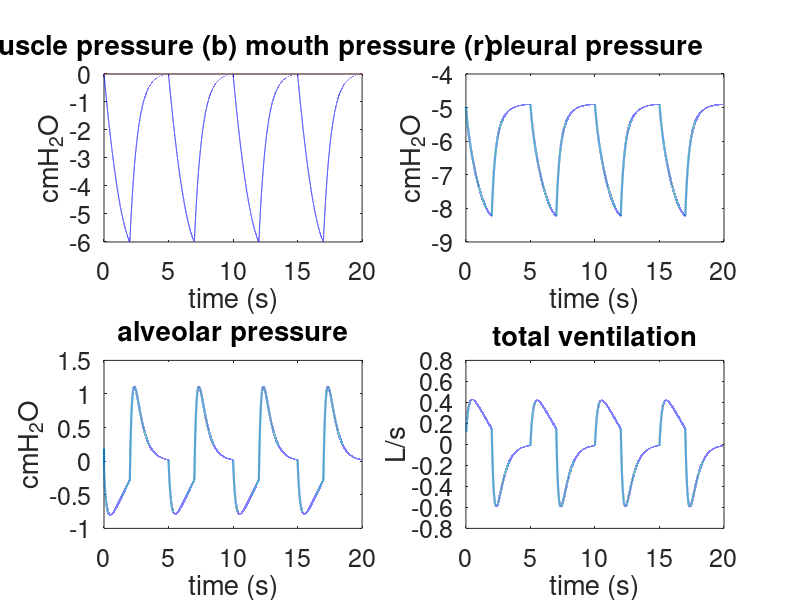
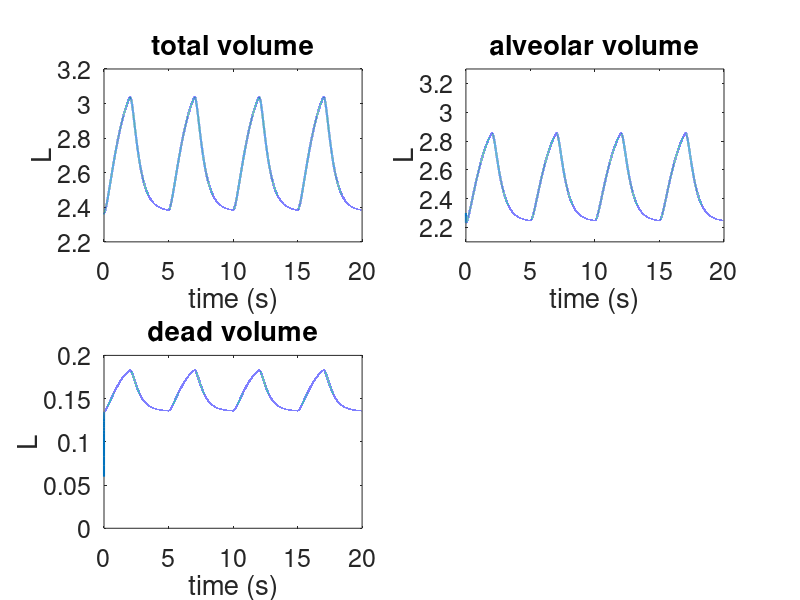

Recreate these plots in MATLAB, in order.
clear all
close all
clc

Cl = 0.00127;
Ct = 0.00238;
Cb = 0.0131;
CA = 0.2;
Ccw = 0.2445;
Vul = 34.4/1000;
Vut = 6.63/1000;
Vub = 18.7/1000;
VuA = 1263/1000;
Rml = 1.021;
Rlt = 0.3369;
Rtb = 0.3063;
RbA = 0.0817;
dt = 0.0002;
t = [0:dt:20];
L = length(t);
P1 = zeros(1,L);
P2 = zeros(1,L);
P3 = zeros(1,L);
P4 = zeros(1,L);
P5 = zeros(1,L);
Pl = zeros(1,L);
Ppl = zeros(1,L);
Pt = zeros(1,L);
Pb = zeros(1,L);
PA = zeros(1,L);
    
dV = zeros(1,L);
dVa = zeros(1,L);
dVd = zeros(1,L);
Vl = zeros(1,L);
Vt = zeros(1,L);
Vb = zeros(1,L);
VA = zeros(1,L);
VD = zeros(1,L);

P5(1) = -5;
P4(1) = (2.3 - VuA) /CA;

T=5;
ventilato =2;  %1 = artificial ventilation; 2: natural breathing; 3: mixed ventilation
switch ventilato
    case 1   %forced ventilation
        Aven = -3;
        Pa0= (Aven*cos(2*pi/T*t)-Aven);   
        Pmus = zeros(1,L);
    case  2 % free ventilation
        Pa0 = zeros(1,L);
        

        % the following portion must be uncommented to have a natural
        % waveform
        Amus=-6.;
        T =5;
        tt = t - T*(floor(t/T));
        TI=2;
        TE=3;
        tau = TE/5;

          Pmus1 = (tt < TI).*(-Amus/TI/TE*tt.*tt + Amus*T/TI/TE*tt);
          Pmus2= (tt >= TI).*(Amus/(1-exp(-TE/tau))*(exp(-(tt-TI)/tau)-exp(-(TE/tau))));
          Pmus = Pmus1 + Pmus2;

        % the following portion must be uncommented to have a sinusoidal
        % waveform
%         Amus = 2;
%         Pmus = (Amus*cos(2*pi/T*t)-Amus);
    case 3  % mixed ventilation
        Aven = 2;
        Pa0= (Aven*cos(2*pi/T*t)-Aven);   
        Amus = 1;
        fi = 1.*pi;
        Pmus = (Amus*cos(2*pi/T*t+fi)-Amus);
end
    
for j = 1: L
    Pl(j) = P1(j);
    Ppl(j) = P5(j) + Pmus(j);   %Pmus va calcolata fuori;
    Pt(j) = P2(j) + Ppl(j);
    Pb(j) = P3(j) + Ppl(j);
    PA(j) = P4(j) + Ppl(j);
    
    dV(j) = (Pa0(j) - Pl(j))/Rml;   %Pa0 va calcolata fuori;
    dVA(j) = (Pb(j) - PA(j))/RbA;
    dVd(j) = dV(j) - dVa(j);    % ventilazione nello spazio morto;
    Vl(j) = Cl*Pl(j) + Vul;
    Vt(j) = Ct*(Pt(j) - Ppl(j)) + Vut;
    Vb(j) = Cb*(Pb(j) - Ppl(j)) + Vub;
    VA(j) = CA*(PA(j) - Ppl(j)) + VuA;
    VD(j) = Vl(j) + Vt(j) + Vb(j);
    
    dP1 = 1/Cl* ( (Pa0(j) - Pl(j))/Rml - (Pl(j) - Pt(j))/Rlt );
    dP2 = 1/Ct* ( (Pl(j) - Pt(j))/Rlt - (Pt(j) - Pb(j))/Rtb );
    dP3 = 1/Cb* ( (Pt(j) - Pb(j))/Rtb - (Pb(j) - PA(j))/RbA );
    dP4 = 1/CA* (Pb(j) - PA(j))/RbA;
    dP5 = 1/Ccw* (Pl(j) - Pt(j))/Rlt;
    
    P1(j+1) = P1(j) + dP1*dt;
    P2(j+1) = P2(j) + dP2*dt;
    P3(j+1) = P3(j) + dP3*dt;
    P4(j+1) = P4(j) + dP4*dt;
    P5(j+1) = P5(j) + dP5*dt;
    
end

Width = 1.5;
Font = 18;

    figure(1)
    subplot(221)
    plot(t, Pmus,'b', t, Pa0,'r','linewidth',Width);
    title('muscle pressure (b) mouth pressure (r)','fontsize',Font)
    ylabel('cmH_2O','fontsize',Font)
    xlabel('time (s)','fontsize',Font)
    set(gca,'fontsize',Font)
    subplot(222)
    plot(t,Ppl,'linewidth',Width)
    title('pleural pressure','fontsize',Font)
    xlabel('time (s)','fontsize',Font)
    ylabel('cmH_2O','fontsize',Font)
    set(gca,'fontsize',Font)
    subplot(223)
    plot(t,PA','linewidth',Width)
    title('alveolar pressure','fontsize',Font)
    xlabel('time (s)','fontsize',Font)
    ylabel('cmH_2O','fontsize',Font)
    set(gca,'fontsize',Font)
    subplot(224)
    plot(t(100:end),dVA(100:end),'linewidth',Width)
    title('total ventilation','fontsize',Font)
    xlabel('time (s)','fontsize',Font)
    ylabel('L/s','fontsize',Font)
    set(gca,'fontsize',Font)
    
    figure(2)
    subplot(221)
    plot(t, VA+VD,'linewidth',Width);
    title('total volume','fontsize',Font)
    xlabel('time (s)','fontsize',Font)
    ylabel('L','fontsize',Font)
    set(gca,'fontsize',Font)
    subplot(222)
    plot(t,VA,'linewidth',Width)
    title('alveolar volume','fontsize',Font)
    xlabel('time (s)','fontsize',Font)
    ylabel('L','fontsize',Font)
    set(gca,'fontsize',Font)
    axis([0 20 2.1 3.3])
    subplot(223)
    plot(t,VD,'linewidth',Width)
    title('dead volume','fontsize',Font)
    xlabel('time (s)','fontsize',Font)
    ylabel('L','fontsize',Font)
    set(gca,'fontsize',Font)

        
Alveolar_Vent = (max(VA(round(10/dt):end)) - min(VA(round(10/dt):end)))*60/T
Vmin = VA  + VD;
Minute_Vent = (max(Vmin(round(10/dt):end)) - min(Vmin(round(10/dt):end)))*60/T
